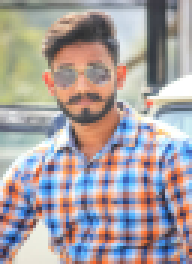
#> input picture data/my.JPG, 64 x 88 px, given in place of my.jpeg, which was not available (shown 3 times larger)
$ jupyter execute --allow-errors '2 - Color Spaces -- BGR, HSV, merge, split, Histogram.ipynb'   (text cells are left out)
#> lines starting #> are read from the running program, lines starting #| are printed output that depends on the picture; pictures that were not available may be replaced by others from this repository, and a replacement may not be noted
#> (a cell that did not finish here is left out)

[cell 2]
import cv2
import numpy as np

image = cv2.imread('my.jpeg', 200) #this 200 is for to change the size
#> image is the input picture: shape (88, 64, 3); mean B, G, R 160.1, 158.9, 167.2
cv2.imshow('show', image)
cv2.waitKey()
cv2.destroyAllWindows()

[cell 3]
image.shape
#> Out = (88, 64, 3)

[cell 4]
#BGR values for the first 0, 0 pixel
B, G, R = image[0, 0]
#> B = 137; G = 149; R = 149
print(B, G, R)
#| 137 149 149

[cell 5]
image.shape
#> Out = (88, 64, 3)

[cell 6]
gray_img = cv2.cvtColor(image, cv2.COLOR_BGR2GRAY)
cv2.imshow('gray image', gray_img)
cv2.waitKey(2220)
cv2.destroyAllWindows()
print(gray_img.shape)
#| (88, 64)

[cell 7]
img = cv2.imread('my.jpeg', 200)
hsv_img = cv2.cvtColor(img, cv2.COLOR_BGR2HSV)
#> hsv_img: shape (88, 64, 3); mean H, S, V 68.1, 62.8, 187.6
cv2.imshow('HSV image', hsv_img)
cv2.imshow('Hue channel', hsv_img[:, :, 0])
cv2.imshow('Saturation channel', hsv_img[:, :, 1])
cv2.imshow('values channel', hsv_img[:, :, 2])
cv2.waitKey()
cv2.destroyAllWindows()

[cell 8]
img.shape
#> Out = (88, 64, 3)

[cell 9]
#OpenCV's 'split' function splites the image into each color index
B, G, R = cv2.split(image)
print(f'B\'s shape is {B.shape}')
#| B's shape is (88, 64)
print(f'G\'s shape is {G.shape}')
#| G's shape is (88, 64)
print(f'R\'s shape is {R.shape}')
#| R's shape is (88, 64)
cv2.imshow('Red', R) #all R, G, B images going to show as gray image because it's have only one dimension
cv2.imshow('Green', G)
cv2.imshow('Blue', B)
cv2.waitKey()
cv2.destroyAllWindows()

#Let's re-make the original image,
merged = cv2.merge([B, G, R]) # we need to pass all three color channels otherwise it will give us erro
cv2.imshow('Merged', merged)

#Let's amplify the blue color
merged = cv2.merge([B+100, G, R])
cv2.imshow('Merged withe Blue Amplified', merged)
cv2.waitKey(0)
cv2.destroyAllWindows()

[cell 10]
import cv2
import numpy as np
img1 = cv2.imread('my.jpeg')
img1 = cv2.resize(img1, (512, 700), interpolation = cv2.INTER_AREA)
img2 = cv2.imread('my2.JPG')
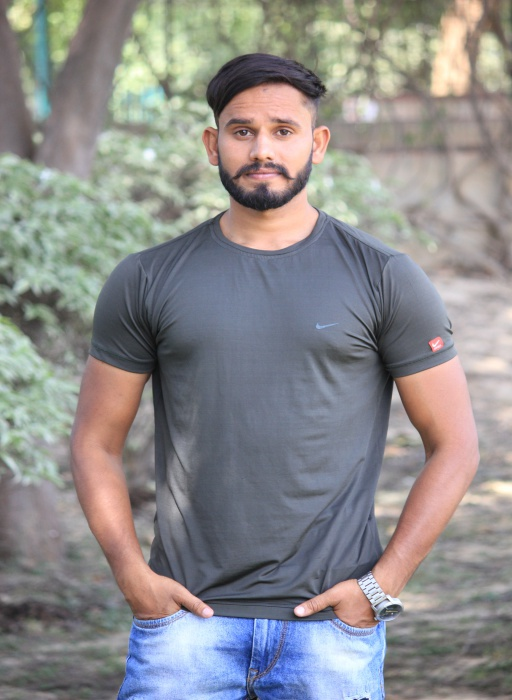
#> input picture data/my2.JPG, 512 x 700 px, found by its file name
#> img2 is the input picture: shape (700, 512, 3); mean B, G, R 140.5, 140.5, 141.6
img2 = cv2.resize(img2, (512, 700), interpolation = cv2.INTER_AREA)

cv2.imwrite('my.JPG', img1)
cv2.imwrite('my2.JPG', img2)
#cv2.imshow('1', img1)
#cv2.imshow('2', img2)
B1, G1, R1 = cv2.split(img1)
B2, G2, R2 = cv2.split(img2)
merged = cv2.merge([B1, G1 + G2, R1 + R2])
#> merged: shape (700, 512, 3)
merged2 = np.concatenate((img1, img2), axis = 1)
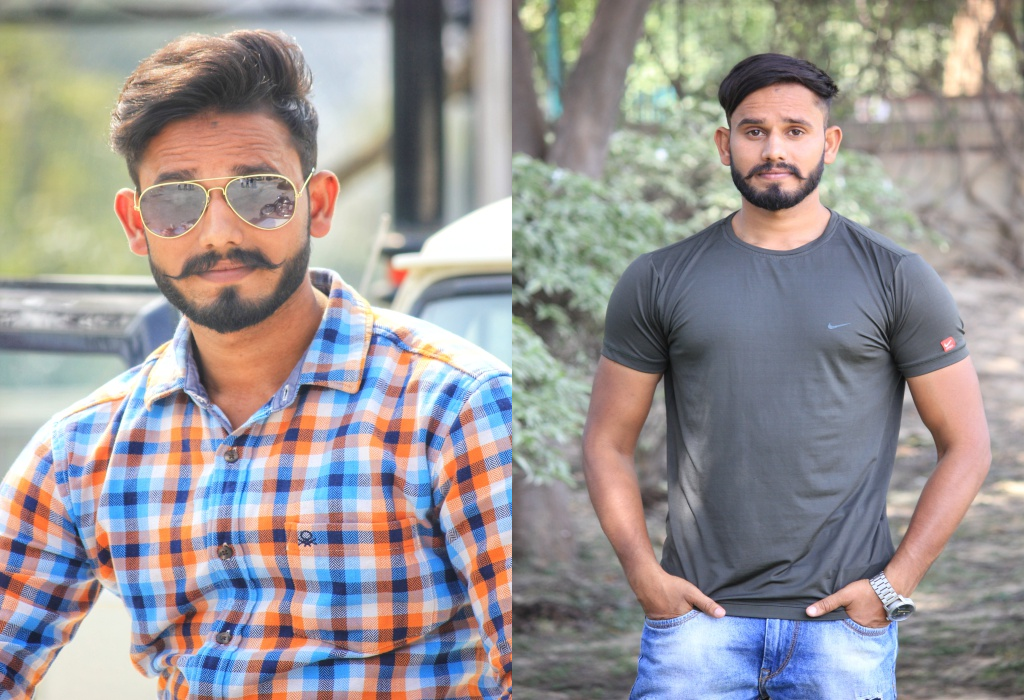
#> merged2: shape (700, 1024, 3); mean B, G, R 150.2, 149.7, 154.3
subtract = img1 - img2
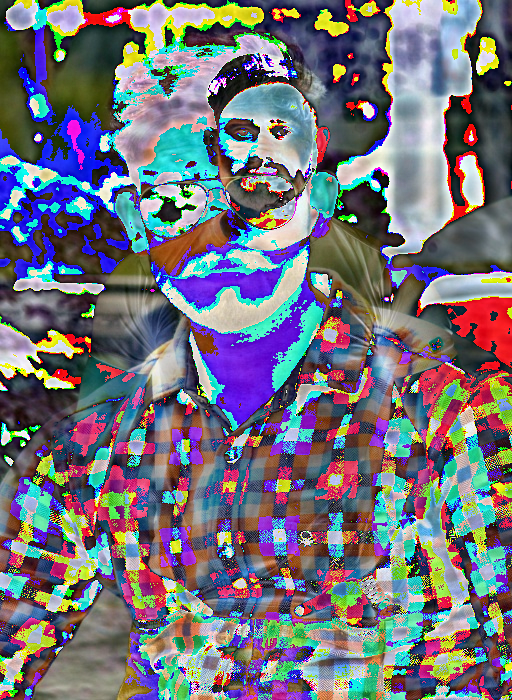
#> subtract: shape (700, 512, 3); mean B, G, R 122.7, 113.1, 113.5
add = img1 + img2
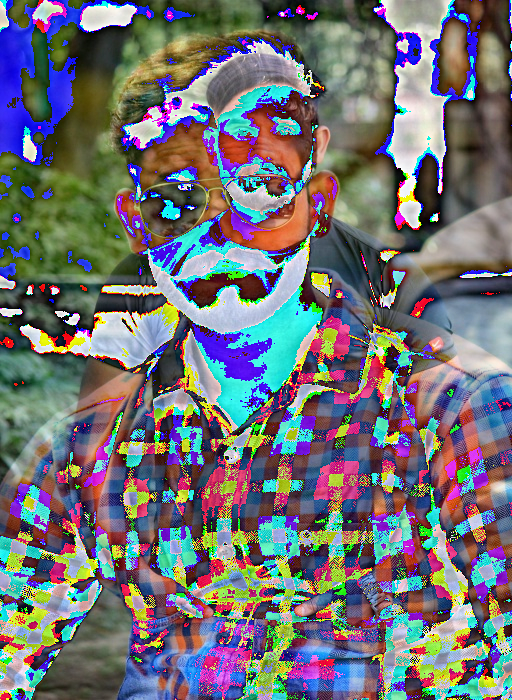
#> add: shape (700, 512, 3); mean B, G, R 116.7, 112.1, 111.8
multiply = img1 * img2
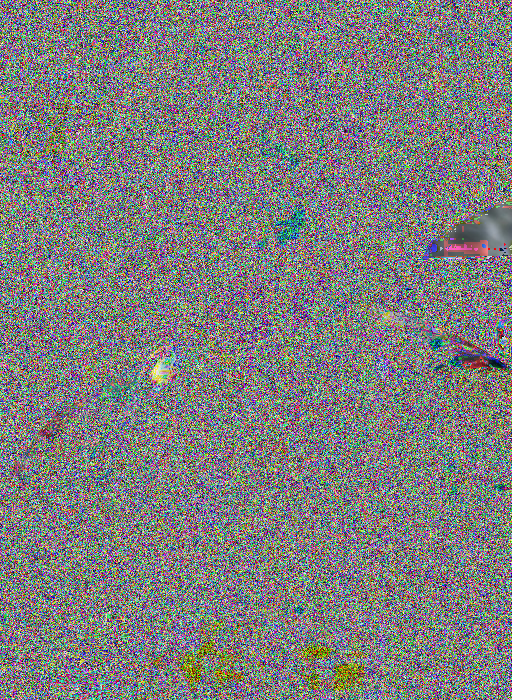
#> multiply: shape (700, 512, 3); mean B, G, R 125.1, 125.7, 125.8
devided = img1 / img2
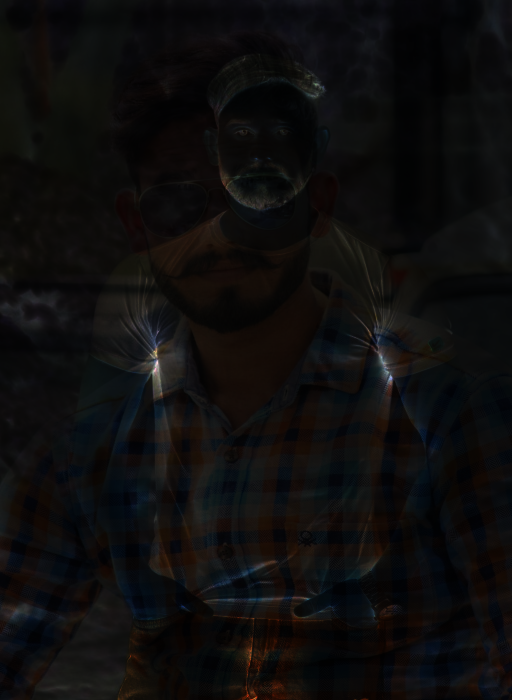
#> devided: shape (700, 512, 3) float64; mean B, G, R 1.3, 1.3, 1.4; drawn with min black and max white
img1by2 = img1 / 2
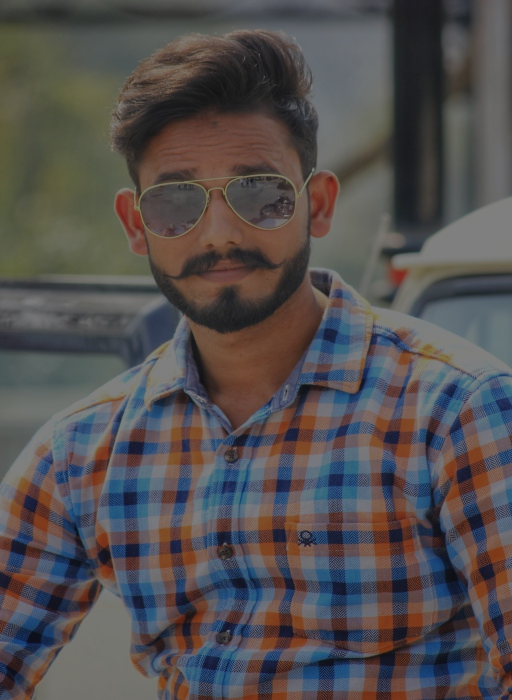
#> img1by2: shape (700, 512, 3) float64; mean B, G, R 80, 79.4, 83.5
cv2.imshow('img1by2', img1by2)
cv2.imshow('Merged', merged)
cv2.imshow('Merged By concatenate', merged2)
cv2.imshow('Subtracted image', subtract)
cv2.imshow('Added image', add)
cv2.imshow('Multiplied images', multiply)
cv2.imshow('Devide images', devided)
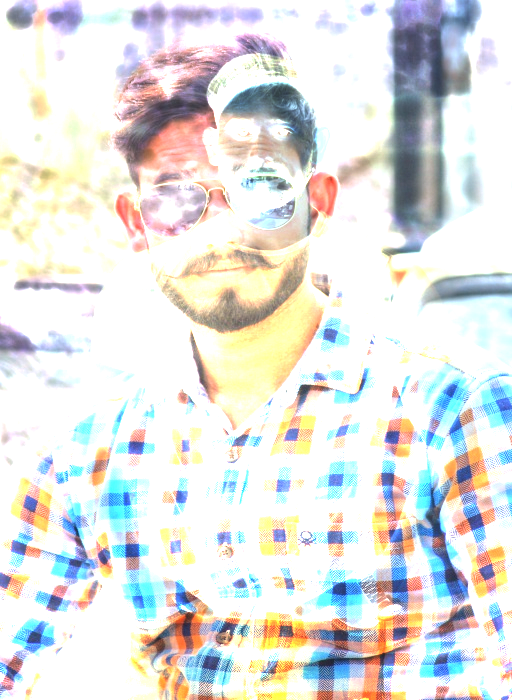
#> window 'Devide images': shape (700, 512, 3); mean B, G, R 224.3, 226.8, 226
cv2.waitKey()
cv2.destroyAllWindows()

[cell 11]
img.shape
#> Out = (88, 64, 3)

[cell 12]
img.shape[:2]
#> Out = (88, 64)

[cell 13]
B, G, R = cv2.split(img)

#let's create a matrix of zeros
#with dimensions of the image h x w
zeros = np.zeros(img.shape[:2], dtype = 'uint8')
cv2.imshow('Red', cv2.merge([zeros, zeros, R]))
cv2.imshow('Green', cv2.merge([zeros, zeros, G]))
cv2.imshow('Blue', cv2.merge([zeros, zeros, B]))
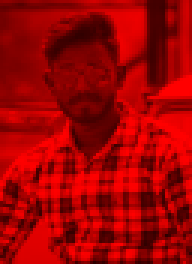
#> window 'Blue': shape (88, 64, 3) (shown 3 times larger); mean B, G, R 0, 0, 160.1
cv2.waitKey()
cv2.destroyAllWindows()

[cell 14]
import cv2
import numpy as np
#We need to import matplotlib to create our histogram plots
import matplotlib.pyplot as plt
image = cv2.imread('my.jpeg', 200)
histogram = cv2.calcHist([image], [0], None, [256], [0, 256])
#> histogram = 256 values, max 72 at index 255, min 0 at index 0, mean 22

#We plot a histogram, ravel() flatnes our image array
plt.hist(image.ravel(), 256, [0, 256])
plt.show()
#> figure, not shown here; tallest bar 210 high, from x = 255 to 256
#viewing spearate color channels
color = ('b', 'g', 'r')

#We now separate the colors and plot each in the Histogram
for i, col in enumerate(color):
    histogram2 = cv2.calcHist([image], [i], None, [256], [0, 256])
    plt.plot(histogram2, color = col)
    plt.xlim([0, 256])
plt.show()
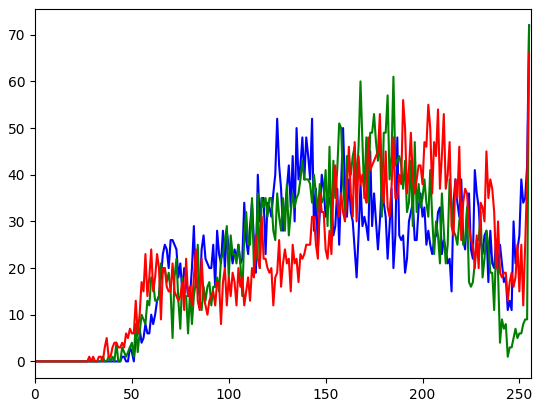
#> figure drawn by matplotlib, 1 panel; curve peaks at x = 255, y = 72; curve peaks at x = 255, y = 72; curve peaks at x = 255, y = 66
